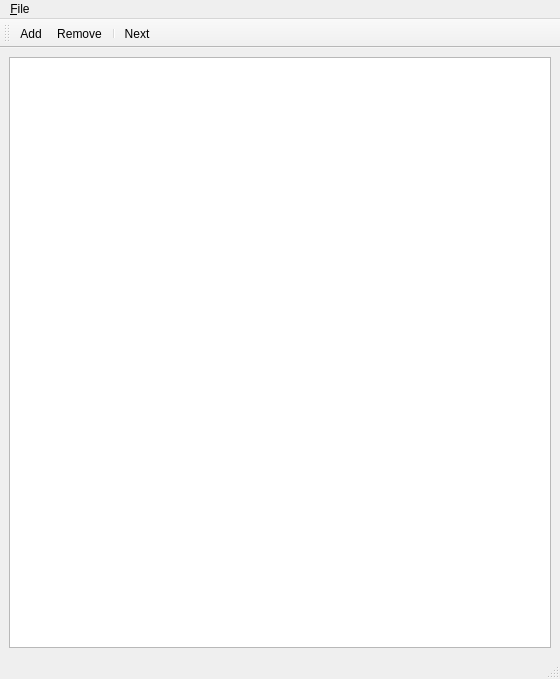
<?xml version="1.0" encoding="UTF-8"?>
<ui version="4.0">
 <class>MainWindow</class>
 <widget class="QMainWindow" name="MainWindow">
  <property name="geometry">
   <rect>
    <x>0</x>
    <y>0</y>
    <width>560</width>
    <height>679</height>
   </rect>
  </property>
  <property name="windowTitle">
   <string>MainWindow</string>
  </property>
  <widget class="QWidget" name="centralwidget">
   <layout class="QGridLayout" name="gridLayout">
    <item row="0" column="0">
     <widget class="QTableView" name="combatTable">
      <property name="selectionMode">
       <enum>QAbstractItemView::SingleSelection</enum>
      </property>
      <property name="selectionBehavior">
       <enum>QAbstractItemView::SelectRows</enum>
      </property>
     </widget>
    </item>
   </layout>
  </widget>
  <widget class="QToolBar" name="toolBar">
   <property name="windowTitle">
    <string>toolBar</string>
   </property>
   <attribute name="toolBarArea">
    <enum>TopToolBarArea</enum>
   </attribute>
   <attribute name="toolBarBreak">
    <bool>false</bool>
   </attribute>
   <addaction name="actionAdd"/>
   <addaction name="actionRemove"/>
   <addaction name="separator"/>
   <addaction name="actionNext"/>
  </widget>
  <widget class="QStatusBar" name="statusbar"/>
  <widget class="QMenuBar" name="menuBar">
   <property name="geometry">
    <rect>
     <x>0</x>
     <y>0</y>
     <width>560</width>
     <height>25</height>
    </rect>
   </property>
   <widget class="QMenu" name="menuFile">
    <property name="title">
     <string>&amp;File</string>
    </property>
    <addaction name="actionReset"/>
    <addaction name="separator"/>
    <addaction name="actionOpen"/>
    <addaction name="actionSave"/>
    <addaction name="separator"/>
    <addaction name="actionNew"/>
    <addaction name="separator"/>
    <addaction name="actionExit"/>
   </widget>
   <addaction name="menuFile"/>
  </widget>
  <action name="actionAdd">
   <property name="text">
    <string>Add</string>
   </property>
  </action>
  <action name="actionRemove">
   <property name="text">
    <string>Remove</string>
   </property>
  </action>
  <action name="actionNext">
   <property name="text">
    <string>Next</string>
   </property>
  </action>
  <action name="actionNew">
   <property name="text">
    <string>&amp;Clear</string>
   </property>
   <property name="shortcut">
    <string>Ctrl+N</string>
   </property>
   <property name="softKeyRole">
    <enum>QAction::NoSoftKey</enum>
   </property>
  </action>
  <action name="actionOpen">
   <property name="text">
    <string>&amp;Open</string>
   </property>
   <property name="shortcut">
    <string>Ctrl+O</string>
   </property>
  </action>
  <action name="actionSave">
   <property name="text">
    <string>&amp;Save</string>
   </property>
   <property name="shortcut">
    <string>Ctrl+S</string>
   </property>
  </action>
  <action name="actionExit">
   <property name="text">
    <string>E&amp;xit</string>
   </property>
   <property name="shortcut">
    <string>Ctrl+Q</string>
   </property>
  </action>
  <action name="actionReset">
   <property name="text">
    <string>&amp;Reset</string>
   </property>
   <property name="shortcut">
    <string>Ctrl+R</string>
   </property>
  </action>
 </widget>
 <resources/>
 <connections>
  <connection>
   <sender>actionExit</sender>
   <signal>triggered()</signal>
   <receiver>MainWindow</receiver>
   <slot>close()</slot>
   <hints>
    <hint type="sourcelabel">
     <x>-1</x>
     <y>-1</y>
    </hint>
    <hint type="destinationlabel">
     <x>259</x>
     <y>350</y>
    </hint>
   </hints>
  </connection>
 </connections>
</ui>
